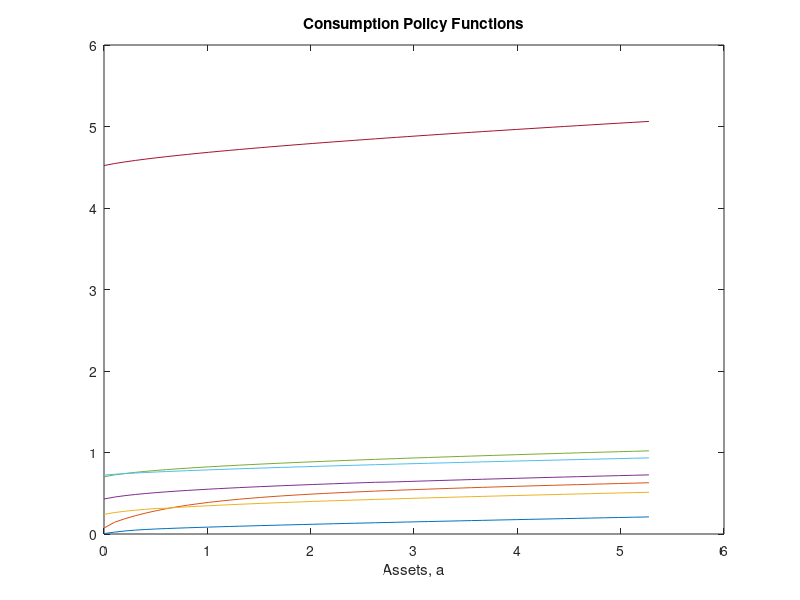
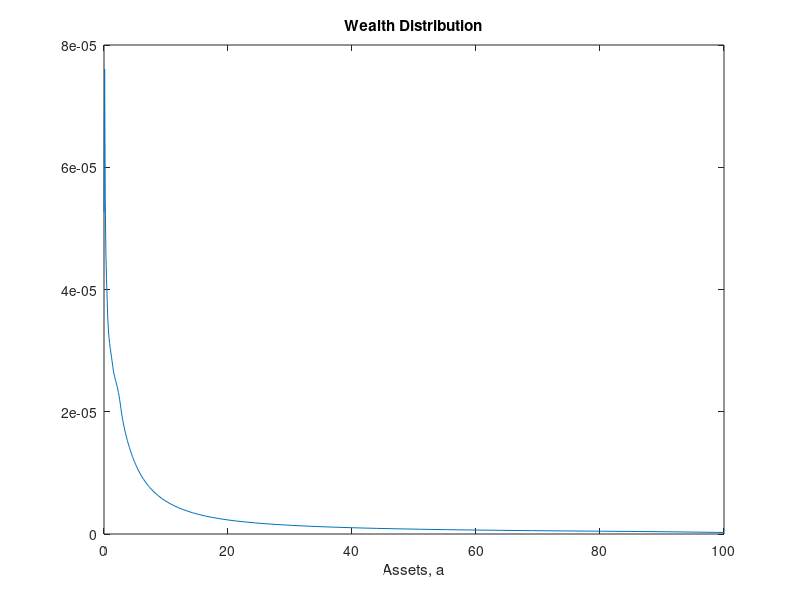

These charts were generated, in order, by the following MATLAB code:
%% HETEROGENEOUS-HOUSEHOLD MODELS: SOLVE INCOME-FLUCTUATION PROBLEM
% Christian Wolf
% this version: 05/26/2018

%% HOUSEKEEPING

clc
clear all
close all

warning('off','MATLAB:dispatcher:nameConflict')

path = '/Users/ckwolf/Dropbox/Research/Miscellaneous/EABCN_Chile/Slides_CKW/codes/Tutorial 1/CT';

addpath([path '/Auxiliary Functions'])
addpath([path '/Income Process'])
cd(path);

%% ECONOMIC PARAMETERS

%----------------------------------------------------------------
% Economic Parameters 
%----------------------------------------------------------------

% preferences

rho       = 0.02;
gamma     = 2;
probdeath = 0;
rho_hat   = rho + probdeath;

% income risk

load ygrid_combined.txt
load ymarkov_combined.txt

grid_y = exp(ygrid_combined);
n_y = length(grid_y);

AT = ymarkov_combined';
dist_y = ones(n_y,1) / n_y;
for i_HJB = 1 : 50
	g_y_new = (speye(n_y) - AT * 1000) \ dist_y;
	diff = max(abs(g_y_new - dist_y));
	if diff < 10e-6
		break
	end
	dist_y = g_y_new;
end
grid_y = grid_y/sum(grid_y(:).*dist_y(:));
mean_y = sum(grid_y' * dist_y);
grid_y = grid_y';

%----------------------------------------------------------------
% Aggregates
%----------------------------------------------------------------

% interest rate

r_SS     = 0.01;
r_hat_SS = probdeath + r_SS;

% transfer for MPC distribution

gift = 1;

%% SOLUTION PARAMETERS

%----------------------------------------------------------------
% Grids
%----------------------------------------------------------------

% asset grid

n_a   = 100;
a_min = 0;
a_max = 100 * mean_y;

coeff_power = 0.9; power = 8;
grid_a = linspace(0,1,n_a);
grid_a = a_min + (a_max-a_min)*((1 - coeff_power) * grid_a + coeff_power * (grid_a.^power));
grid_a = grid_a';

% auxiliary objects

Aswitch = kron(ymarkov_combined,speye(n_a));
grid_y_rep = ones(n_a,1) * grid_y;
grid_a_rep = grid_a * ones(1,n_y);

%----------------------------------------------------------------
% Solution Numerics
%----------------------------------------------------------------

maxit_HJB = 100;
crit_HJB = 1e-6;
Delta = 1000;

%% MAIN SOLUTION LOOP

%----------------------------------------------------------------
% Housekeeping
%----------------------------------------------------------------

% Initialize matrices for finite differences

dVbf = zeros(n_a,n_y);
dVbb = zeros(n_a,n_y);
dVzf = zeros(n_a,n_y);
dVzb = zeros(n_a,n_y);
dVzz = zeros(n_a,n_y);
c    = zeros(n_a,n_y);

% Create grids for finite differences scheme

daf = ones(n_a,1);
dab = ones(n_a,1);
daf(1:n_a-1) = grid_a(2:n_a) - grid_a(1:n_a-1);
dab(2:n_a) = grid_a(2:n_a) - grid_a(1:n_a-1);
daf(n_a) = daf(n_a-1); dab(1) = dab(2);
daa_f = daf * ones(1,n_y);
daa_b = dab * ones(1,n_y);

%----------------------------------------------------------------
% HJB Iteration
%----------------------------------------------------------------

% Initial guess of value function

if gamma == 1
    v = 1/rho_hat * log(grid_y_rep + r_hat_SS .* grid_a_rep);
else    
    v = ((grid_y_rep + r_hat_SS .* grid_a_rep) .^ (1 - gamma)) / (rho_hat * (1 - gamma));
end

% iteraton

for i_HJB = 1:maxit_HJB

    V = v;
    V_n(:,:,i_HJB) = V;

    % Compute forward difference
    dVf(1:n_a-1,:) = (V(2:n_a,:) - V(1:n_a-1,:)) ./ (grid_a_rep(2:n_a,:) - grid_a_rep(1:n_a-1,:));
    dVf(n_a,:) = (grid_y + r_hat_SS .* a_max) .^ (-gamma);	% will never be used, but impose a <= amax just in case

    % Compute backward difference
    dVb(2:n_a,:) = (V(2:n_a,:) - V(1:n_a-1,:)) ./ (grid_a_rep(2:n_a,:) - grid_a_rep(1:n_a-1,:));
    dVb(1,:) = (grid_y + r_hat_SS .* a_min) .^ (-gamma);	% state constraint boundary condition again

    % Consumption and savings with forward difference
    cf = max(dVf,10^(-8)) .^ (-1 / gamma);
    cf(n_a,:) = min(cf(n_a,:),grid_y_rep(n_a,:) + r_hat_SS.*grid_a_rep(n_a,:));
    sf = grid_y_rep + r_hat_SS.*grid_a_rep - cf;

    % Consumption and savings with backward difference
    cb = max(dVb,10^(-8)) .^ (-1 / gamma);
    sb = grid_y_rep + r_hat_SS.*grid_a_rep - cb;
    sb(1,:) = 0;

    % Consumption with no drift
    c0 = grid_y_rep + r_hat_SS.*grid_a_rep;
    dV0 = (c0) .^ (-gamma);

    % dV_Upwind makes choice between forward or backward difference based on sign of drift
    If = sf > 0;	% positive drift --> forward difference
    Ib = (sb < 0) .* (1 - If);	% negative drift --> backward difference
    I0 = 1 - If - Ib; % no drift

    % Consumption choice with upwind differences
    c = If .* cf + Ib .* cb + I0 .* c0;
    if gamma == 1
        u = log(c);
    else
        u = ((c) .^ (1 - gamma)) ./ (1 - gamma);
    end
    dV_Upwind = dVf .* If + dVb .* Ib + dV0 .* I0;
    savingsSS = grid_y_rep + r_hat_SS.*grid_a_rep - c;

    % Construct matrix for implicit updating scheme
    X = -min(sb,0) ./ daa_b;
    Y = -max(sf,0) ./ daa_f + min(sb,0) ./ daa_b;
    Z = max(sf,0) ./ daa_f;

    % The following is needed because of a peculiarity of spdiags
    updiag = [0];
    for j=1:n_y
        updiag=[updiag;Z(1:n_a-1,j);0];
    end
    centdiag = reshape(Y,n_a*n_y,1);
    lowdiag=X(2:n_a,1);
    for j=2:n_y
        lowdiag=[lowdiag;0;X(2:n_a,j)];
    end

    % Create A matrix
    AA=spdiags(centdiag,0,n_a*n_y,n_a*n_y)+spdiags([updiag;0],1,n_a*n_y,n_a*n_y)+spdiags([lowdiag;0],-1,n_a*n_y,n_a*n_y);
    A = AA + Aswitch;
    if max(abs(sum(A,2)))>10^(-8)
       disp('Improper Transition Matrix')
       break
    end

    % Solve for new value function
    B = (1/Delta + rho_hat)*speye(n_a*n_y) - A;

    u_stacked = reshape(u,n_a*n_y,1);
    V_stacked = reshape(V,n_a*n_y,1);
    vec = u_stacked + V_stacked/Delta;

    V_stacked = B\vec; % Implicit scheme

    V = reshape(V_stacked,n_a,n_y);
    Vchange = V - v;
    v = V; 

    % Update convergence criterion
    dist(i_HJB) = max(max(abs(Vchange)));
    if dist(i_HJB)<crit_HJB
        %disp('Value Function Converged, Iteration = ')
        %disp(n)
        break

    end

end

%----------------------------------------------------------------
% Stationary Distribution
%----------------------------------------------------------------

% Adjust to ensure mass preservation with non-uniform grid
da_tilde = 0.5*(dab + daf);
da_tilde(1) = daf(1); da_tilde(n_a) = dab(n_a);
da_stacked = reshape(da_tilde*ones(1,n_y),n_a*n_y,1);
grid_diag = spdiags(da_stacked,0,n_a*n_y,n_a*n_y);
A_adj = grid_diag*A*grid_diag^(-1); %mass preservation

% Normalization so pdf integrates to 1 
llambda0 = ones(n_a*n_y,1);
lambda_sum = llambda0'*ones(n_a*n_y,1)*da_stacked;
llambda0 = llambda0./lambda_sum;

% Adjust for death
aux = sparse(n_a,n_a);
aux(:,1)=probdeath*da_tilde/da_tilde(1);
aux2 = kron(speye(n_y),aux);
A_adj = A_adj + aux2 - probdeath*speye(n_a*n_y);

% Solve linear system for distribution using implicit method
AT = A_adj';
llambda = llambda0;
for i_HJB = 1:50
    gg_new = (speye(n_a*n_y) - AT*Delta)\llambda;
    g_sum_t(i_HJB) = llambda'*da_stacked;
    dist(i_HJB) = max(abs(gg_new-llambda));
    if dist(i_HJB)<10^(-6)
        break
    end
    llambda = gg_new;
end

% Store distribution
lambda_st = llambda;
A_st = (reshape(grid_a_rep,n_a*n_y,1).*lambda_st)'*da_stacked;
C = (reshape(c,n_a*n_y,1).*lambda_st)'*da_stacked;
c_st = c;
adot_st = grid_y_rep + r_hat_SS.*grid_a_rep - c;
clear gg

% Marginal distributions
lambda = reshape(lambda_st,n_a,n_y);
lambda_a = sum(lambda,2);
dist_y = da_tilde'*lambda;
    
%% STEADY-STATE STATISTICS: COMPUTATIONS

%% STEADY-STATE STATISTICS: PLOTS

%----------------------------------------------------------------
% Policy Function
%----------------------------------------------------------------

y_plot = [1 6 13 17 21 28 33];
a_plot = round(n_a/2);

figure(1)
set(gca,'FontSize',16)
plot(grid_a(1:a_plot),squeeze(c((1:a_plot),y_plot)))
xlabel('Assets, a')
title('Consumption Policy Functions')

%----------------------------------------------------------------
% Policy Function
%----------------------------------------------------------------

y_plot = [1];
a_plot = n_a;

figure(2)
set(gca,'FontSize',16)
plot(grid_a(1:a_plot),squeeze(lambda((1:a_plot),y_plot)))
xlabel('Assets, a')
title('Wealth Distribution')